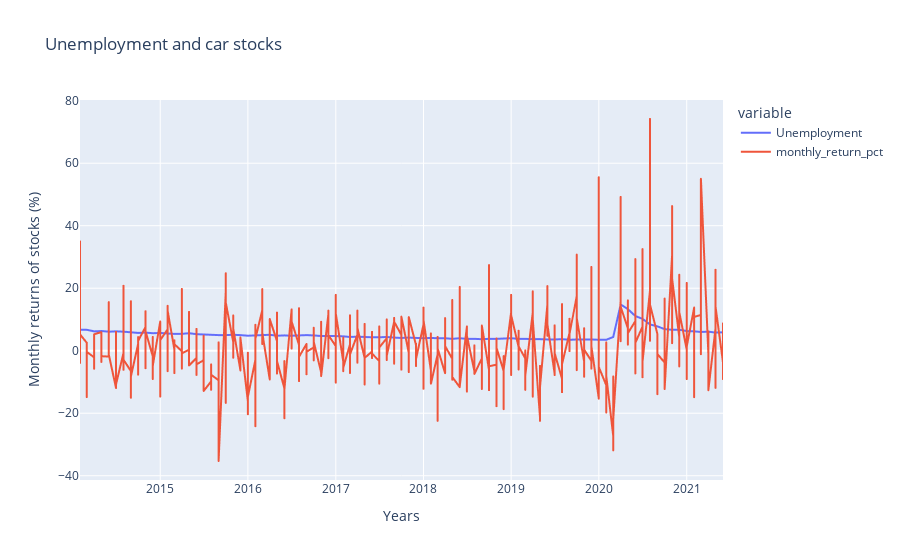

Source (notebook cell):
### Markdown cell above
#### Analysis: Above plot shows the monthly cumulative returns of all stocks over years. Other than Tesla , all other stocks seems to show a consistent growth.

### Code cell
#Plotly multiple line plot shows the Unemployment and Monthly return percentages of all stocks  
import plotly.graph_objects as go
fig = px.line(st_monret_unemp, x='Date',
              y=['Unemployment', 'monthly_return_pct'],
              title='Unemployment and car stocks',
              labels={'value':'Monthly returns of stocks (%)', 'Date':'Years'})
fig.write_image("output_data/unemployment_visuals/Fig9.png")
fig.show()

### Figure 1 — Plotly figure (JSON) as saved in the notebook; plotly's stock layout.template omitted (floating-point values rounded to 4 significant figures; data arrays with more than 128 entries replaced by an {"elided": "..."} marker saying what was removed)
{"data": [{"hovertemplate": "variable=Unemployment<br>Years=%{x}<br>Monthly returns of stocks (%)=%{y}<extra></extra>", "legendgroup": "Unemployment", "line": {"color": "#636efa", "dash": "solid"}, "mode": "lines", "name": "Unemployment", "showlegend": true, "type": "scattergl", "x": {"elided": "890 str values"}, "xaxis": "x", "y": {"elided": "890 float values"}, "yaxis": "y"}, {"hovertemplate": "variable=monthly_return_pct<br>Years=%{x}<br>Monthly returns of stocks (%)=%{y}<extra></extra>", "legendgroup": "monthly_return_pct", "line": {"color": "#EF553B", "dash": "solid"}, "mode": "lines", "name": "monthly_return_pct", "showlegend": true, "type": "scattergl", "x": {"elided": "890 str values"}, "xaxis": "x", "y": {"elided": "890 float values"}, "yaxis": "y"}], "layout": {"legend": {"title": {"text": "variable"}, "tracegroupgap": 0}, "title": {"text": "Unemployment and car stocks"}, "xaxis": {"anchor": "y", "domain": [0, 1], "title": {"text": "Years"}}, "yaxis": {"anchor": "x", "domain": [0, 1], "title": {"text": "Monthly returns of stocks (%)"}}}}
